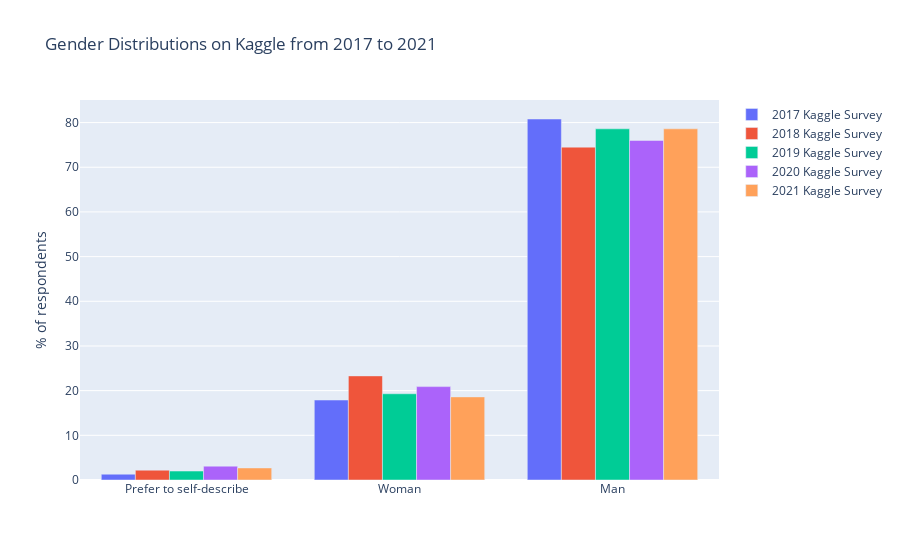

Source (notebook cell):
### Code cell
responses_df_2017['GenderSelect'].replace(['Male'], 'Man',inplace=True)
responses_df_2017['GenderSelect'].replace(['Female'], 'Woman',inplace=True)
responses_df_2017['GenderSelect'].replace(['A different identity','Non-binary, genderqueer, or gender non-conforming'], 'Prefer to self-describe',inplace=True)
responses_df_2017['GenderSelect'].replace(['Non-binary, genderqueer, or gender non-conforming'], 'Nonbinary',inplace=True)
responses_df_2018['Q1'].replace(['Male'], 'Man',inplace=True)
responses_df_2018['Q1'].replace(['Female'], 'Woman',inplace=True)
responses_df_2019['Q2'].replace(['Male'], 'Man',inplace=True)
responses_df_2019['Q2'].replace(['Female'], 'Woman',inplace=True)

responses_df_2017['GenderSelect'].replace(['Nonbinary','Prefer not to say'], 'Prefer to self-describe',inplace=True)
responses_df_2018['Q1'].replace(['Nonbinary','Prefer not to say'], 'Prefer to self-describe',inplace=True)
responses_df_2019['Q2'].replace(['Nonbinary','Prefer not to say'], 'Prefer to self-describe',inplace=True)
responses_df_2020['Q2'].replace(['Nonbinary','Prefer not to say'], 'Prefer to self-describe',inplace=True)
responses_df_2021['Q2'].replace(['Nonbinary','Prefer not to say'], 'Prefer to self-describe',inplace=True)


sorted_percentages_2017 = count_then_return_percent(responses_df_2017,'GenderSelect').iloc[::-1]
sorted_percentages_2018 = count_then_return_percent(responses_df_2018,'Q1').iloc[::-1]
sorted_percentages_2019 = count_then_return_percent(responses_df_2019,'Q2').iloc[::-1]
sorted_percentages_2020 = count_then_return_percent(responses_df_2020,'Q2').iloc[::-1]
sorted_percentages_2021 = count_then_return_percent(responses_df_2021,'Q2').iloc[::-1]

title_for_chart = 'Gender Distributions on Kaggle from 2017 to 2021'
title_for_y_axis = '% of respondents'

fig = go.Figure(data=[
    go.Bar(name='2017 Kaggle Survey', x=pd.Series(sorted_percentages_2017.index), y=pd.Series(sorted_percentages_2017)),
    go.Bar(name='2018 Kaggle Survey', x=pd.Series(sorted_percentages_2018.index), y=pd.Series(sorted_percentages_2018)),
    go.Bar(name='2019 Kaggle Survey', x=pd.Series(sorted_percentages_2019.index), y=pd.Series(sorted_percentages_2019)),
    go.Bar(name='2020 Kaggle Survey', x=pd.Series(sorted_percentages_2020.index), y=pd.Series(sorted_percentages_2020)),
    go.Bar(name='2021 Kaggle Survey', x=pd.Series(sorted_percentages_2021.index), y=pd.Series(sorted_percentages_2021))
           ])
fig.update_layout(barmode='group') 
fig.update_layout(title=title_for_chart,yaxis=dict(title=title_for_y_axis))
fig.show()

### Figure 1 — Plotly figure (JSON) as saved in the notebook; plotly's stock layout.template omitted (floating-point values rounded to 4 significant figures)
{"data": [{"name": "2017 Kaggle Survey", "type": "bar", "x": [null, "Prefer to self-describe", "Woman", "Man"], "y": [0.3, 1.3, 17.9, 80.8]}, {"name": "2018 Kaggle Survey", "type": "bar", "x": ["Prefer to self-describe", "Woman", "Man"], "y": [2.2, 23.3, 74.5]}, {"name": "2019 Kaggle Survey", "type": "bar", "x": ["Prefer to self-describe", "Woman", "Man"], "y": [2.0, 19.3, 78.6]}, {"name": "2020 Kaggle Survey", "type": "bar", "x": ["Prefer to self-describe", "Woman", "Man"], "y": [3.1, 20.9, 76.0]}, {"name": "2021 Kaggle Survey", "type": "bar", "x": ["Prefer to self-describe", "Woman", "Man"], "y": [2.7, 18.6, 78.6]}], "layout": {"barmode": "group", "title": {"text": "Gender Distributions on Kaggle from 2017 to 2021"}, "yaxis": {"title": {"text": "% of respondents"}}}}
